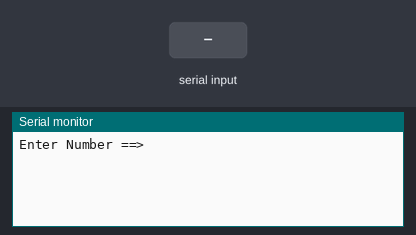
Recording of a sketch running on a simulated Arduino Uno, built with avr-gcc and run on an emulated ATmega328P. On the bench: the last lines printed to the serial monitor. The test bench sets the inputs (shaded band).

Above: at 1.2 s.
1.3 s: "90,45\n" received over Serial
At 1.37 s:
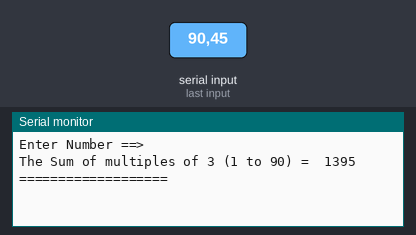
2.8 s: "30,150\n" received over Serial
At 4.6 s:
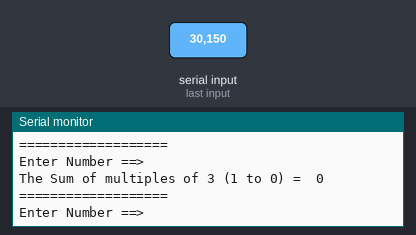
Timing chart, 0 to 6.1 s (numbered marks = the images above; inputs shaded):
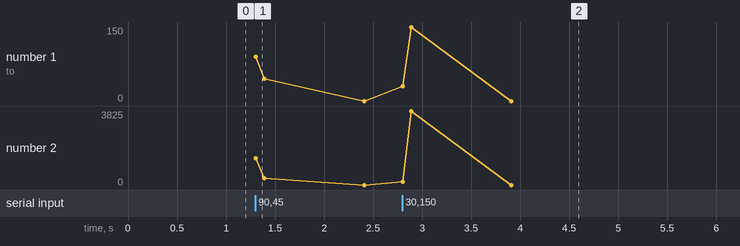

The sketch:

ex5-1.ino
```cpp
void setup() {
  // 시리얼 통신 속도 설정 : 속도 9600 bps, 8데이터 비트, 패리티 없음, 한 개의 스톱비트
 Serial.begin(9600) ;

}
void loop() {
      int   i=1,Sum = 0,Num = 0;

      Serial.println("Enter Number ==>");

     // PC에서 데이터가 전송되어 올때까지 기다린다.
      while(1) {
       if(Serial.available() > 0 ) break;
      }

     Num =  Serial.parseInt();

     while( i <= Num ) {
        if( i %3 == 0 )
                    Sum += i ; //       Sum = Sum + i ;
       i++;
     }

    Serial.print("The Sum of multiples of 3 (1 to ");
    Serial.print(Num);
     Serial.print(")");
    Serial.print(" =  ");
    Serial.println(Sum);
    Serial.println("===================");
  }
```

Measured:
- after the input at 1.3 s, the serial monitor: prints a new line at once (image 1)
- after the input at 2.8 s, the serial monitor: prints a new line at once (image 2)
